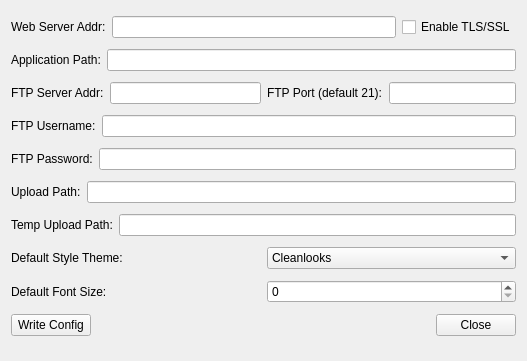
<?xml version="1.0" encoding="UTF-8"?>
<ui version="4.0">
 <class>main</class>
 <widget class="QWidget" name="main">
  <property name="geometry">
   <rect>
    <x>0</x>
    <y>0</y>
    <width>527</width>
    <height>361</height>
   </rect>
  </property>
  <property name="windowTitle">
   <string>Helhed Configuration Writer</string>
  </property>
  <property name="windowIcon">
   <iconset>
    <normaloff/>
   </iconset>
  </property>
  <layout class="QVBoxLayout">
   <item>
    <layout class="QHBoxLayout">
     <property name="spacing">
      <number>6</number>
     </property>
     <property name="margin">
      <number>0</number>
     </property>
     <item>
      <widget class="QLabel" name="labWebAddr">
       <property name="sizePolicy">
        <sizepolicy hsizetype="Preferred" vsizetype="Preferred">
         <horstretch>0</horstretch>
         <verstretch>0</verstretch>
        </sizepolicy>
       </property>
       <property name="text">
        <string>Web Server Addr:</string>
       </property>
      </widget>
     </item>
     <item>
      <widget class="QLineEdit" name="webAddr"/>
     </item>
     <item>
      <widget class="QCheckBox" name="tls_ssl">
       <property name="text">
        <string>Enable TLS/SSL</string>
       </property>
       <property name="tristate">
        <bool>false</bool>
       </property>
      </widget>
     </item>
    </layout>
   </item>
   <item>
    <layout class="QHBoxLayout">
     <property name="spacing">
      <number>6</number>
     </property>
     <property name="margin">
      <number>0</number>
     </property>
     <item>
      <widget class="QLabel" name="labAppPath">
       <property name="text">
        <string>Application Path:</string>
       </property>
      </widget>
     </item>
     <item>
      <widget class="QLineEdit" name="appPath"/>
     </item>
    </layout>
   </item>
   <item>
    <layout class="QHBoxLayout">
     <property name="spacing">
      <number>6</number>
     </property>
     <property name="margin">
      <number>0</number>
     </property>
     <item>
      <layout class="QHBoxLayout">
       <property name="spacing">
        <number>6</number>
       </property>
       <property name="margin">
        <number>0</number>
       </property>
       <item>
        <widget class="QLabel" name="labFTPAddr">
         <property name="text">
          <string>FTP Server Addr:</string>
         </property>
        </widget>
       </item>
       <item>
        <widget class="QLineEdit" name="ftpAddr"/>
       </item>
      </layout>
     </item>
     <item>
      <layout class="QHBoxLayout">
       <property name="spacing">
        <number>6</number>
       </property>
       <property name="margin">
        <number>0</number>
       </property>
       <item>
        <widget class="QLabel" name="label_4">
         <property name="text">
          <string>FTP Port (default 21):</string>
         </property>
        </widget>
       </item>
       <item>
        <widget class="QLineEdit" name="ftpPort">
         <property name="inputMask">
          <string>D0000; </string>
         </property>
         <property name="maxLength">
          <number>5</number>
         </property>
        </widget>
       </item>
      </layout>
     </item>
    </layout>
   </item>
   <item>
    <layout class="QHBoxLayout">
     <property name="spacing">
      <number>6</number>
     </property>
     <property name="margin">
      <number>0</number>
     </property>
     <item>
      <widget class="QLabel" name="labFTPUser">
       <property name="text">
        <string>FTP Username:</string>
       </property>
      </widget>
     </item>
     <item>
      <widget class="QLineEdit" name="ftpUser"/>
     </item>
    </layout>
   </item>
   <item>
    <layout class="QHBoxLayout">
     <property name="spacing">
      <number>6</number>
     </property>
     <property name="margin">
      <number>0</number>
     </property>
     <item>
      <widget class="QLabel" name="labFTPPass">
       <property name="text">
        <string>FTP Password:</string>
       </property>
      </widget>
     </item>
     <item>
      <widget class="QLineEdit" name="ftpPass">
       <property name="echoMode">
        <enum>QLineEdit::Password</enum>
       </property>
      </widget>
     </item>
    </layout>
   </item>
   <item>
    <layout class="QHBoxLayout">
     <property name="spacing">
      <number>6</number>
     </property>
     <property name="margin">
      <number>0</number>
     </property>
     <item>
      <widget class="QLabel" name="labUpPath">
       <property name="text">
        <string>Upload Path:</string>
       </property>
      </widget>
     </item>
     <item>
      <widget class="QLineEdit" name="ftpUpload"/>
     </item>
    </layout>
   </item>
   <item>
    <layout class="QHBoxLayout">
     <property name="spacing">
      <number>6</number>
     </property>
     <property name="margin">
      <number>0</number>
     </property>
     <item>
      <widget class="QLabel" name="stdLabel">
       <property name="text">
        <string>Temp Upload Path:</string>
       </property>
      </widget>
     </item>
     <item>
      <widget class="QLineEdit" name="ftpTempUpload"/>
     </item>
    </layout>
   </item>
   <item>
    <layout class="QHBoxLayout" name="horizontalLayout">
     <item>
      <widget class="QLabel" name="label">
       <property name="text">
        <string>Default Style Theme:</string>
       </property>
      </widget>
     </item>
     <item>
      <widget class="QComboBox" name="defStyle">
       <property name="sizePolicy">
        <sizepolicy hsizetype="Minimum" vsizetype="Fixed">
         <horstretch>0</horstretch>
         <verstretch>0</verstretch>
        </sizepolicy>
       </property>
       <property name="currentIndex">
        <number>0</number>
       </property>
       <item>
        <property name="text">
         <string comment="cleanlooks">Cleanlooks</string>
        </property>
       </item>
       <item>
        <property name="text">
         <string comment="CDE">Unix CDE</string>
        </property>
       </item>
       <item>
        <property name="text">
         <string comment="plastique">KDE Plastique</string>
        </property>
       </item>
       <item>
        <property name="text">
         <string comment="winxp">Windows XP</string>
        </property>
       </item>
      </widget>
     </item>
    </layout>
   </item>
   <item>
    <layout class="QHBoxLayout">
     <property name="spacing">
      <number>6</number>
     </property>
     <property name="margin">
      <number>0</number>
     </property>
     <item>
      <widget class="QLabel" name="fontszLab">
       <property name="text">
        <string>Default Font Size:</string>
       </property>
      </widget>
     </item>
     <item>
      <widget class="QSpinBox" name="defaultFontSize"/>
     </item>
    </layout>
   </item>
   <item>
    <layout class="QHBoxLayout">
     <property name="spacing">
      <number>6</number>
     </property>
     <property name="margin">
      <number>0</number>
     </property>
     <item>
      <widget class="QPushButton" name="Write">
       <property name="text">
        <string>Write Config</string>
       </property>
      </widget>
     </item>
     <item>
      <spacer>
       <property name="orientation">
        <enum>Qt::Horizontal</enum>
       </property>
       <property name="sizeHint" stdset="0">
        <size>
         <width>40</width>
         <height>20</height>
        </size>
       </property>
      </spacer>
     </item>
     <item>
      <widget class="QPushButton" name="endDlg">
       <property name="text">
        <string>Close</string>
       </property>
      </widget>
     </item>
    </layout>
   </item>
  </layout>
 </widget>
 <resources/>
 <connections/>
</ui>
